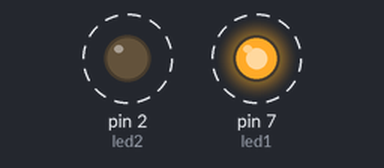
The sketch below on a simulated Arduino Uno, built with avr-gcc and run on an emulated ATmega328P. Parts: output pins drawn as LEDs (lit = HIGH). Dashed ring = blinking.

Above: at 0.5 s.
Timing chart, 0 to 4.6 s (numbered marks = the images above):
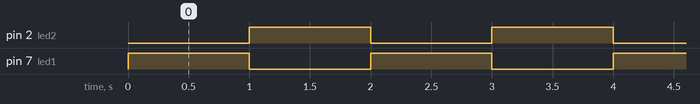

Measured:
- by itself, pin 2 (led2), pin 7 (led1): alternates HIGH for 1.0 s and LOW for 1.0 s

The sketch:

blink.ino
```cpp
const int led1 = 7;
const int led2 = 2;
void setup() {
  pinMode(led1,OUTPUT);
  pinMode(led2,OUTPUT);
}
void loop() {
  digitalWrite(led1,1);
  digitalWrite(led2,0);
  delay(1000);
  digitalWrite(led1,0);
  digitalWrite(led2,1);
  delay(1000);
}
```
